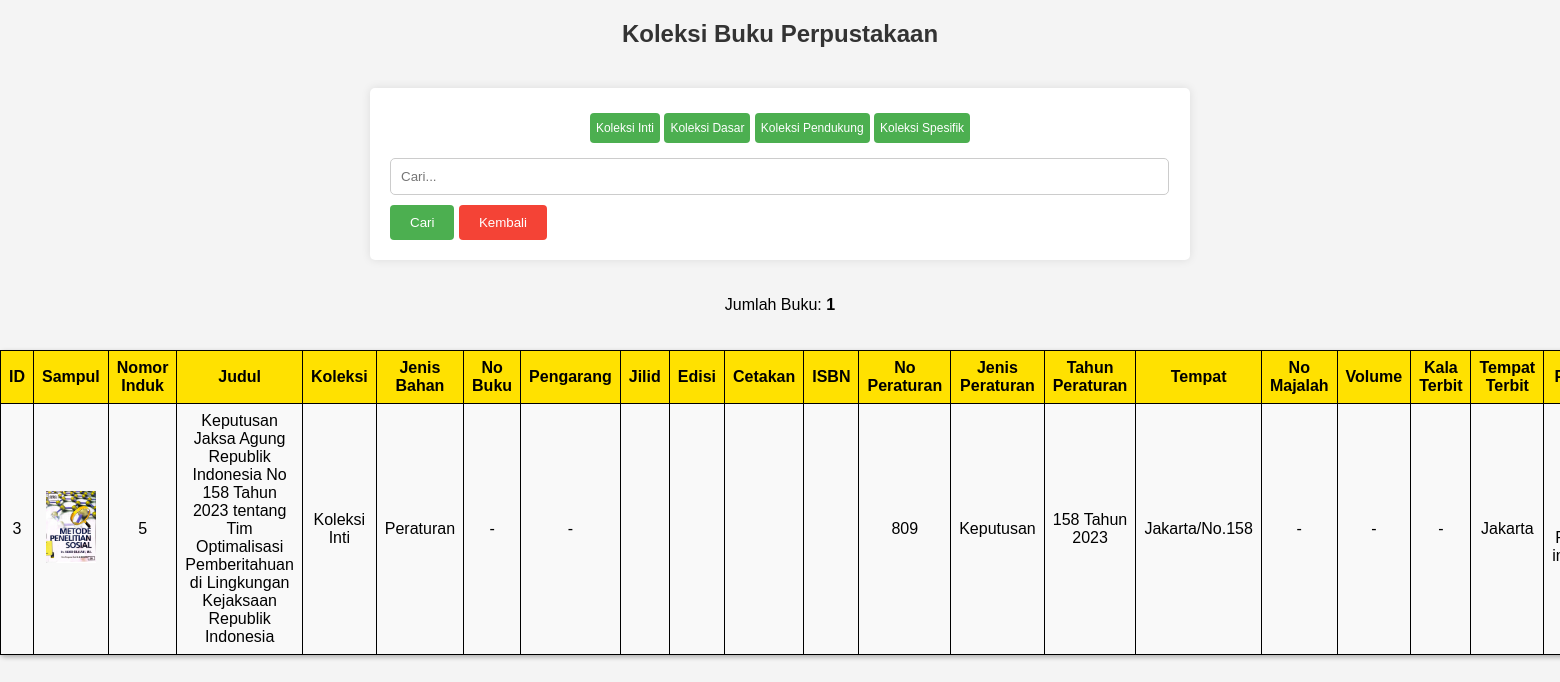
Screenshot of /koleksi.php?type=Koleksi Inti with the database file from the repository.
### tables this page shows
CREATE TABLE `books` (
  `id` int(11) NOT NULL,
  `general_number` varchar(255) DEFAULT NULL,
  `title` varchar(255) DEFAULT NULL,
  `koleksi` varchar(255) DEFAULT NULL,
  `material_type` varchar(255) DEFAULT NULL,
  `book_number` varchar(255) DEFAULT NULL,
  `author` varchar(255) DEFAULT NULL,
  `jilid` varchar(255) DEFAULT NULL,
  `edition` varchar(255) DEFAULT NULL,
  `cetakan` varchar(255) DEFAULT NULL,
  `lssn` varchar(255) DEFAULT NULL,
  `regulation_number` varchar(255) DEFAULT NULL,
  `regulation_type` varchar(255) DEFAULT NULL,
  `regulation_year` varchar(255) DEFAULT NULL,
  `regulation_place` varchar(255) DEFAULT NULL,
  `magazine_number` varchar(255) DEFAULT NULL,
  `volume_number` varchar(255) DEFAULT NULL,
  `publication_period` varchar(255) DEFAULT NULL,
  `publication_place` varchar(255) DEFAULT NULL,
  `publisher` varchar(255) DEFAULT NULL,
  `publication_year` varchar(255) DEFAULT NULL,
  `classification_number` varchar(255) DEFAULT NULL,
  `source` varchar(255) DEFAULT NULL,
  `description` text DEFAULT NULL,
  `cover_image` varchar(255) DEFAULT NULL
);

### koleksi.php (the view, shortened to what this page needs)
<?php
include('koneksi.php');
$type = isset($_GET['type']) ? $_GET['type'] : '';
$query = "SELECT * FROM books WHERE 1=1";
if ($type) {
    $type = $conn->real_escape_string($type);
    $query .= " AND koleksi = '$type'";
}
$query .= " ORDER BY id ASC";
$result = $conn->query($query);
?>
<!DOCTYPE html>
<html lang="id">
<head>
    <link rel="stylesheet" href="koleksi2.css">
    <link rel="stylesheet" href="hover.css">
</head>
<body>
<h2>Koleksi Buku Perpustakaan</h2>
<form method="get" action="koleksi.php">
    <nav class="nav-container">
        <button type="submit" name="type" value="Koleksi Inti">Koleksi Inti</button>
        <button type="submit" name="type" value="Koleksi Dasar">Koleksi Dasar</button>
        <button type="submit" name="type" value="Koleksi Pendukung">Koleksi Pendukung</button>
        <button type="submit" name="type" value="Koleksi Spesifik">Koleksi Spesifik</button>
    </nav>
    <input type="text" name="search" placeholder="Cari...">
    <input type="submit" value="Cari">
    <button type="button" onclick="window.history.back()">Kembali</button>
</form>
<?php
if ($result) {
    $totalBooks = $result->num_rows;
    echo "<p>Jumlah Buku: <strong>$totalBooks</strong></p>";
}
?>
<table border="1">
    <tr>
        <th>ID</th>
        <th>Sampul</th>
        <th>Nomor Induk</th>
        <th>Judul</th>
        <th>Koleksi</th>
        <th>Jenis Bahan</th>
        <th>No Buku</th>
        <th>Pengarang</th>
        <th>Jilid</th>
        <th>Edisi</th>
        <th>Cetakan</th>
        <th>ISBN</th>
        <th>No Peraturan</th>
        <th>Jenis Peraturan</th>
        <th>Tahun Peraturan</th>
        <th>Tempat</th>
        <th>No Majalah</th>
        <th>Volume</th>
        <th>Kala Terbit</th>
        <th>Tempat Terbit</th>
        <th>Penerbit</th>
    </tr>
<?php
if ($result && $result->num_rows > 0) {
    while ($row = $result->fetch_assoc()) {
        $coverImage = $row['cover_image'] ? 'uploads/' . $row['cover_image'] : 'uploads/default.jpg';
        $actionLinks = "<a href='detail.php?id={$row['id']}'>Detail</a>";
        echo "<tr>
            <td>{$row['id']}</td>
            <td>
                <a href='detail.php?id={$row['id']}'><img src='{$coverImage}' width='50' alt='Sampul'></a>
            </td>
            <td>{$row['general_number']}</td>
            <td>{$row['title']}</td>
            <td>{$row['koleksi']}</td>
            <td>{$row['material_type']}</td>
            <td>{$row['book_number']}</td>
            <td>{$row['author']}</td>
            <td>{$row['jilid']}</td>
            <td>{$row['edition']}</td>
            <td>{$row['cetakan']}</td>
            <td>{$row['lssn']}</td>
            <td>{$row['regulation_number']}</td>
            <td>{$row['regulation_type']}</td>
            <td>{$row['regulation_year']}</td>
            <td>{$row['regulation_place']}</td>
            <td>{$row['magazine_number']}</td>
            <td>{$row['volume_number']}</td>
            <td>{$row['publication_period']}</td>
            <td>{$row['publication_place']}</td>
            <td>{$row['publisher']}</td>
            <td>{$row['publication_year']}</td>
            <td>{$row['classification_number']}</td>
            <td>{$row['source']}</td>
            <td>{$row['lemari']}</td>
            <td>{$row['rak']}</td>
            <td>{$row['description']}</td>
            <td>{$actionLinks}</td>
        </tr>";
    }
} else {
    echo "<tr><td colspan='28'>Tidak ada buku yang ditemukan.</td></tr>";
}
?>
</table>
</body>
</html>

### koleksi2.css (style rules this page uses)
body { font-family: Arial, sans-serif; background-color: #f4f4f4; margin: 0; padding: 0; display: flex; flex-direction: column; align-items: center; height: 100vh; justify-content: flex-start; }
h2 { margin-bottom: 20px; font-size: 24px; color: #333; }
form { width: 50%; margin: 20px auto; padding: 20px; border-radius: 5px; background-color: #fff; box-shadow: 0 0 10px rgba(0, 0, 0, 0.1); }
form input[type="text"], form textarea { width: 97%; padding: 10px; margin: 10px 0; border: 1px solid #ccc; border-radius: 5px; }
form input[type="submit"] { background-color: #4CAF50; color: white; padding: 10px 20px; border: none; border-radius: 4px; cursor: pointer; }
nav { text-align: center; margin: 5px 0; }
nav button { font-size: 12px; padding: 8px 6px; background-color: #4CAF50; color: white; border: none; border-radius: 4px; cursor: pointer; }
table { width: 80%; margin: 20px auto; border-collapse: collapse; border-radius: 5px; box-shadow: 0 2px 5px rgba(0, 0, 0, 0.3); background-color: #fff; }
table, th, td { border: 1px solid #000000; }
th, td { padding: 8px; text-align: center; background-color: #fafafa; }
th { background-color: #ffe100; color: #000000; }
tr:nth-child(even) td { background-color: #f9f9f9; }
img { width: 50px; height: auto; }
form button[type="button"] { background-color: #f44336; color: white; padding: 10px 20px; border: none; border-radius: 4px; cursor: pointer; }

### rows the page displays
books: id "3", cover_image (picture), general_number "5", title "Keputusan Jaksa Agung Republik Indonesia No 158 Tahun 2023 tentang Tim Optimalisasi Pemberitahuan di Lingkungan Kejaksaan Republik Indonesia", koleksi "Koleksi Inti", material_type "Peraturan", book_number "-", author "-", regulation_number "809", regulation_type "Keputusan", regulation_year "158 Tahun 2023", regulation_place "Jakarta/No.158", magazine_number "-", volume_number "-", publication_period "-", publication_place "Jakarta"

### other values shown
$totalBooks "1"
